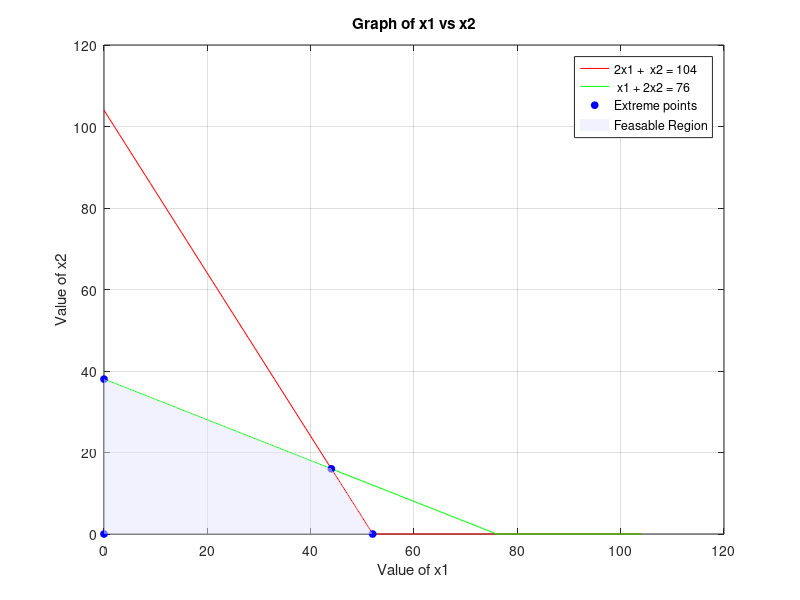

Source code (MATLAB): (Note: this script raises an error after producing the figure.)
%{
    MATLAB CODE FOR GRAPHICAL METHOD

    Max Z = 6x1 + 11x2
    s.t.  2x1 +  x2 <= 104
           x1 + 2x2 <= 76
          x1, x2 >= 0
%}

format short;
clear all;
clc;

%% Phase 1: Input parameters
%%% Step-1: Let in canonical form,
%%% Max Z = C'X
%%% subject to AX <= b
c = [6 11];     %%% Coefficients of objective function
A = [2 1; 1 2]; %%% Constrain function coefficients
b = [104; 76];  %%% Constrain function constants
%% Phase 2: Plot graph
%%% Step-2: Select range of x1>=0 in which graph is plotted
x1 = 0:1:max(abs(b));  %%% x1 is a 1 x 104 row vector matrix!

%%% Step-3: Find values of x2i from ith constraint
x21 = (b(1) - A(1, 1) * x1) ./ A(1, 2); %%% 2x1 + 1x2 = 104 ==> x2 = (104 - 2*x1) / 1 = 1 x 104 row matrix
x22 = (b(2) - A(2, 1) * x1) ./ A(2, 2); %%% 1x1 + 2x2 =  76 ==> x2 = ( 76 - 1*x1) / 2 = 1 x 104 row matrix
%%% Step-4: Put constraint x2>=0 as well
x21 = max(0, x21);
x22 = max(0, x22);

%%% Step-5: Plotting constraints on graph
plot(x1, x21, 'r', 'DisplayName', '2x1 +  x2 = 104');
hold on;    %%% Retain current plot when drawing new plot
plot(x1, x22, 'g', 'DisplayName', ' x1 + 2x2 = 76');
xlabel('Value of x1');
ylabel('Value of x2');
title('Graph of x1 vs x2');
legend show;
grid on;

%% Phase 3: Find points intercepting x & y axes
%%% Step-6: Find where x1 is 0 for y-intercepts
cx1 = find(x1==0);      %%% x1(1) = 0 => cx1 = 1

%%% Step-7: Find where x2i is 0 for possible x-intercepts
cx21 = find(x21==0);    %%% x21(53,54,...,105) = 0 i.e. cx21 = [53 54 ... 105]
cx22 = find(x22==0);    %%% x22(77,78,...,105) = 0 i.e. cx22 = [77 78 ... 105]

%%% Step-8: Find coordinates of constraint lines lying on x & y axes
line1 = [x1(:, [cx21 cx1]); x21(:, [cx21 cx1])]';     %%% Matrix denoting constraint 1 lying on axes, where col1 = x-coords & col2 = y-coords; each row is ONE PT!
line2 = [x1(:, [cx22 cx1]); x22(:, [cx22 cx1])]';     %%% Matrix denoting constraint 2 lying on axes, where col1 = x-coords & col2 = y-coords; each row is ONE PT!

%%% Step-9: Store in final var
corpt = unique([line1; line2], 'rows');

%% Phase 4: Find the point(s) of intersection of each pair of constraints
%%% Step-10: Initialise a soln to both constraints
SA = [0; 0];
for i = 1:size(A, 1)  
    s1 = A(i, :);
    b1 = b(i, :);
    for j = i+1:size(A, 1)
        %%% Steps-11 & 12: For each pair of constraints formed with nested loop, initialise coefficients & constants
        s2 = A(j, :);
        b2 = b(j, :);
   
        %%% Step-13: Use X = inv(A) / b to solve for point of intersection & store in temp soln
        A1 = [s1; s2];
        B1 = [b1; b2];        
        x1 = A1 \ B1;          %%% Returns a COLUMN vector
        SA = [SA x1];
    end
end

%%% Step-14: Store temp soln transposed
ptt = SA';   %%% Transposing the col vector answer to match with the corpt matrix format

%% Phase 5: Combine ALL the corner points
%%% Step-15: Combine & remove duplicates (IMPORTANT)
points = unique([ptt; corpt], 'rows');

%% Phase 6: Filter out points not in feasable region(s)
%%% Step-16: Find values of constraint at all points
for i=1:size(points, 1)
    const1(i) = A(1, 1)*points(i, 1) + A(1, 2)*points(i, 2) - b(1); %%% points(i, 1) => x1 for point i; points(i, 2) => x2 for point i
    const2(i) = A(2, 1)*points(i, 1) + A(2, 2)*points(i, 2) - b(2);
end

%%% Step-17: Check unique indices of points where these values don't satisfy ALL their constraints
k1 = find(const1 > 0);
k2 = find(const2 > 0);
k3 = find(points(:, 1) < 0);
k4 = find(points(:, 2) < 0);
k = unique([k1 k2 k3 k4]);

%%% Step-18: Remove those points from soln list
points(k, :) = [];

%%% Step-19: Check if points is empty i.e. if there exists any feasable
%%% soln
if isempty(points)
    fprintf('There exists no feasable solution.\n');
else
    %%% Step-20: Plot feasible corner points
    plot(points(:,1), points(:,2), 'bo', 'MarkerSize', 5, 'MarkerFaceColor', 'b', 'DisplayName', 'Extreme points');   %%% Blue circles with blue fill!
    
    %%% Step-21: Shade feasible region by plotting the polygon formed by feasible points if there are >=3 points
    if size(points,1) >= 3
        K = convhull(points(:,1), points(:,2));
        patch(points(K,1), points(K,2), [0.9 0.9 1], 'FaceAlpha', 0.5, 'EdgeColor', 'none', 'DisplayName', 'Feasable Region');
    end
    %% Phase 7: Compute objective function
    %%% Step-22: Find value of objective funcn @ each point
    val = points * c'; %%% Returns a COLUMN VECTOR where each row = value @ point!
    resultTable = [points val];

    %% Phase 8: Find optimal value & display solution
    %%% Step-23: Find OPTIMAL value & point index (max here)
    [opval, opidx] = max(val);
    
    %%% Step-24: Store & display values
    optab = resultTable(opidx, :);
    opx1 = points(opidx, 1);
    opx2 = points(opidx, 2);
    
    fprintf('Optimal Values are:-\n');
    OPTIMAL_GRAPH = array2table(optab, 'VariableNames', {'x1', 'x2', 'Z'});
    disp(OPTIMAL_GRAPH);
    
    %%% Step-25: Plot & annotate optimal point
    plot(opx1, opx2, 'kp', 'MarkerSize', 12, 'MarkerFaceColor', 'y', 'DisplayName', 'Optimal Solution');
    text(opx1, opx2, sprintf('  (%.2f, %.2f)', opx1, opx2));
end
